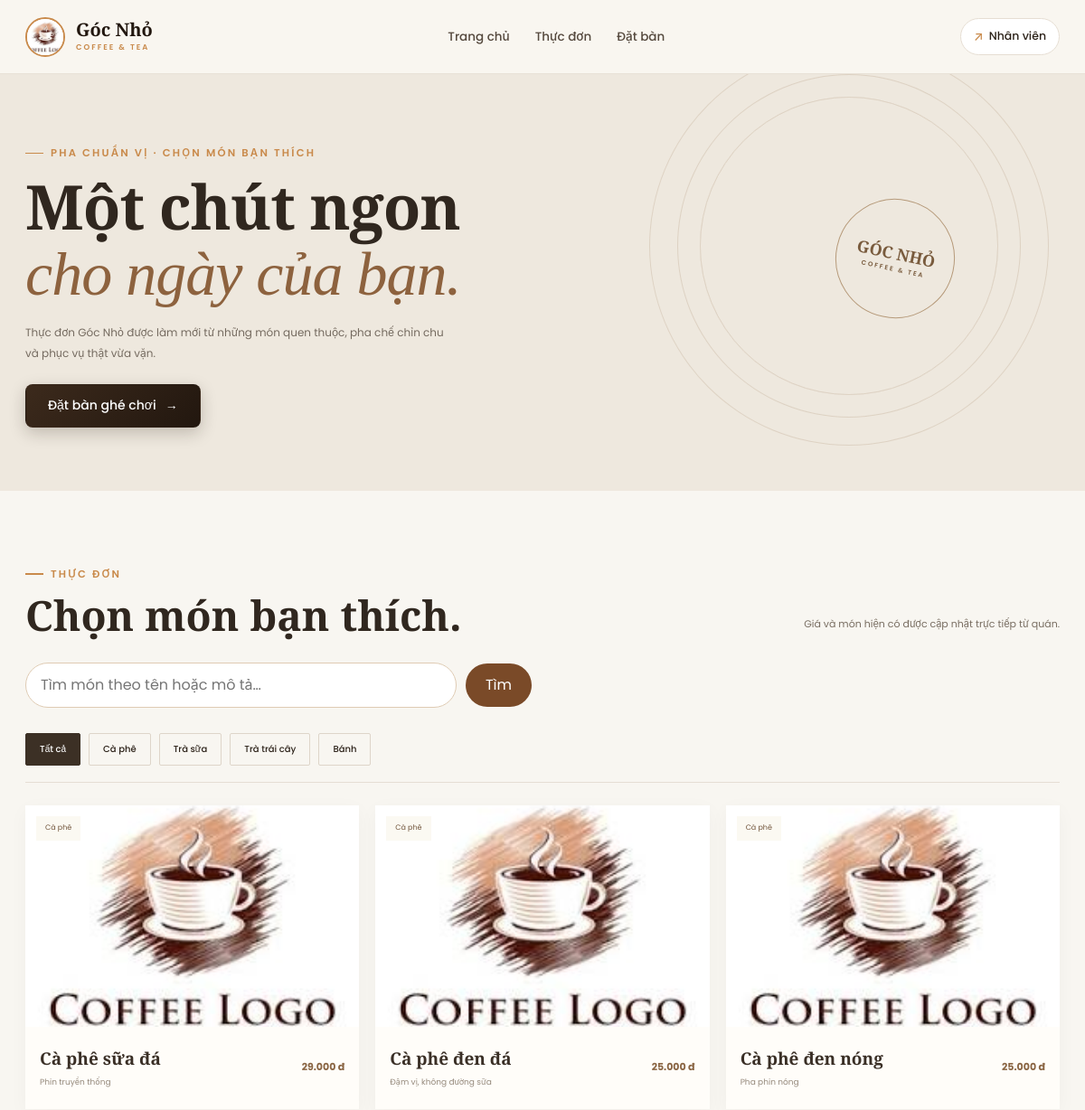
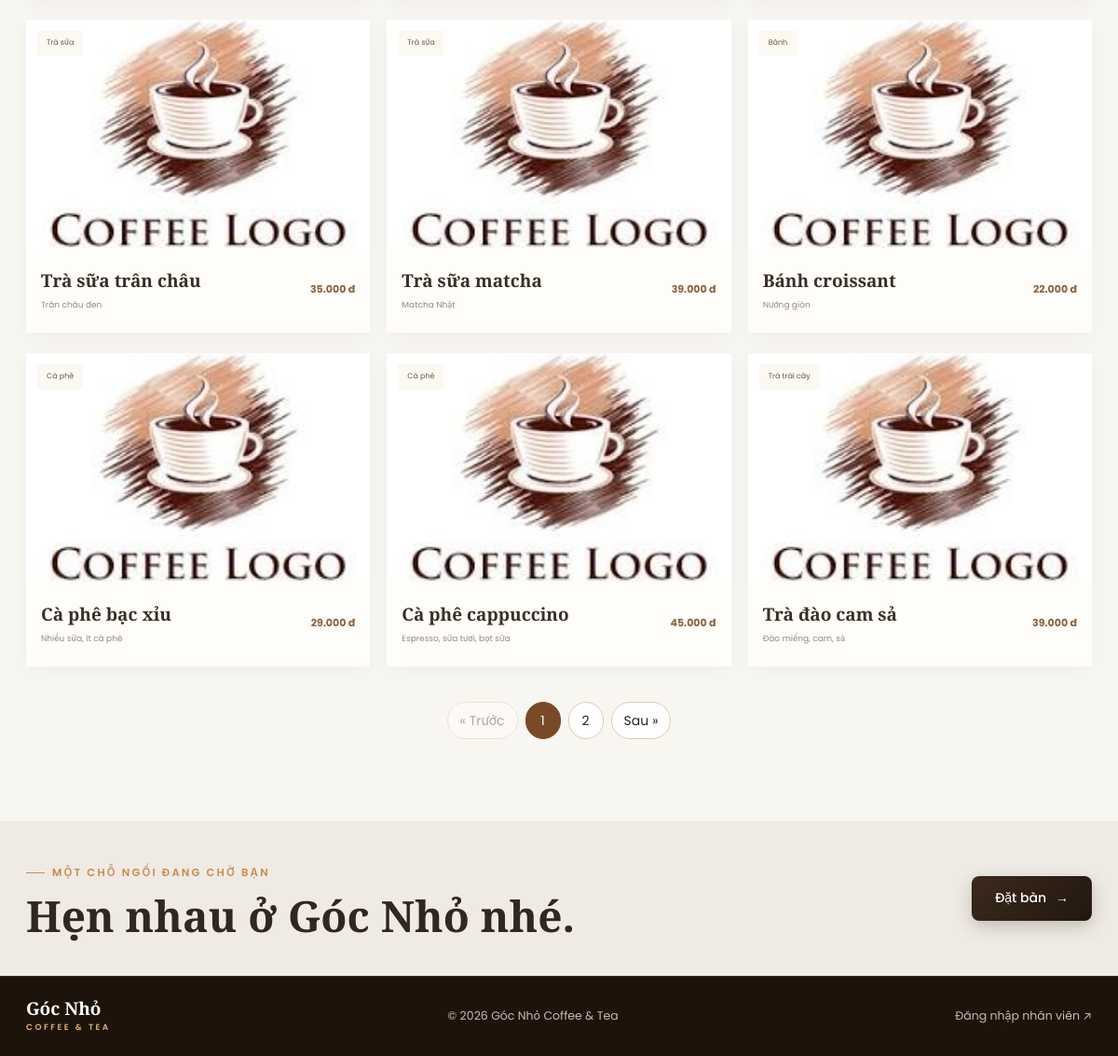
The app's page /index.php?page=public-menu with its own data (2 pictures, top to bottom).
### tables this page shows
CREATE TABLE IF NOT EXISTS categories (
  category_id INT UNSIGNED AUTO_INCREMENT PRIMARY KEY,
  category_name VARCHAR(100) NOT NULL UNIQUE,
  has_options TINYINT(1) NOT NULL DEFAULT 1
);

CREATE TABLE IF NOT EXISTS menu_items (
  item_id INT UNSIGNED AUTO_INCREMENT PRIMARY KEY,
  category_id INT UNSIGNED NOT NULL,
  item_name VARCHAR(150) NOT NULL,
  description VARCHAR(255) NULL,
  price INT UNSIGNED NOT NULL,
  image MEDIUMTEXT NULL,
  is_hidden TINYINT(1) NOT NULL DEFAULT 0,
  is_sold_out TINYINT(1) NOT NULL DEFAULT 0,
  stock INT UNSIGNED NOT NULL DEFAULT 0,
  min_stock INT UNSIGNED NOT NULL DEFAULT 10,
  UNIQUE KEY uq_cat_name (category_id, item_name),
  FOREIGN KEY (category_id) REFERENCES categories(category_id)
);

### index.php (called while the page is built, shortened)
<?php
require_once __DIR__ . '/functions.php';
$routes = array(
    'home' => 'home/index.php',
    'public-menu' => 'public-menu/index.php',
    'menu-detail' => 'menu-detail/index.php',
    'tables' => 'tables/index.php',
    'schedule' => 'schedule/index.php',
    'ops' => 'ops/index.php',
    'orders' => 'orders/index.php',
    'cashshift' => 'cashshift/index.php',
    'kitchen' => 'kitchen/index.php',
    'notify' => 'notify/index.php',
    'handover' => 'handover/index.php',
);
$page = $_GET['page'] ?? null;
$file = (is_string($page) && isset($routes[$page])) ? __DIR__ . '/pages/' . $routes[$page] : '';
$action = dirname($file) . '/action.php';
if (is_file($action)) {
    require $action;
}
require __DIR__ . '/layouts/public/header.php';
require $file;
require __DIR__ . '/layouts/public/footer.php';

### helpers/common.php (called while the page is built, shortened)
<?php
function e($value)
{
    return htmlspecialchars((string) $value, ENT_QUOTES, 'UTF-8');
}
function money($value)
{
    return number_format((float) $value, 0, ',', '.') . ' đ';
}
function get_all_settings($refresh = false)
{
    static $settings = null;
    if ($settings !== null && !$refresh) {
        return $settings;
    }
    $settings = array();
    try {
        $rows = db()->fetchAll('SELECT setting_key, setting_value FROM site_settings');
        foreach ($rows as $r) {
            $settings[$r['setting_key']] = $r['setting_value'];
        }
    } catch (\Throwable $e) {
    }
    return $settings;
}
function setting($key, $default = '')
{
    $all = get_all_settings();
    return isset($all[$key]) && $all[$key] !== '' && $all[$key] !== null ? $all[$key] : $default;
}
function brand_name()
{
    return setting('brand_name', 'Góc Nhỏ');
}
function brand_subtitle()
{
    return setting('brand_subtitle', 'Coffee & Tea');
}
function brand_full()
{
    return trim(brand_name() . ' ' . brand_subtitle());
}
function shop_logo($isAdmin = false)
{
    $logo = setting('shop_logo', 'assets/images/images.jpg');
    $cleanPath = ltrim(str_replace('../', '', $logo), '/');
    return $cleanPath;
}
function menu_item_image($item)
{
    return !empty($item['image']) ? $item['image'] : 'assets/images/images.jpg';
}

### config/database.php (called while the page is built, shortened)
<?php
$env = function ($key, $default) {
    $value = getenv($key);
    return $value === false ? $default : $value;
};
$appEnvironment = strtolower((string) $env('APP_ENV', 'local'));
$dbUser = $env('DB_USER', 'root');
$dbPassword = $env('DB_PASSWORD', '');
return array(
    'host'     => $env('DB_HOST', '127.0.0.1'),
    'port'     => (int) $env('DB_PORT', '3306'),
    'database' => $env('DB_NAME', 'coffee_shop'),
    'username' => $dbUser,
    'password' => $dbPassword,
    'charset'  => 'utf8mb4',
);

### helpers/database.php (called while the page is built)
<?php
function db()
{
    static $database = null;
    if ($database === null) {
        $config = require __DIR__ . '/../config/database.php';
        $database = new Database($config);
    }
    return $database;
}

### classes/Database.php (called while the page is built, shortened)
<?php
class Database
{
    private $connection;
    public function __construct($config)
    {
        $this->connection = new mysqli(
            $config['host'], $config['username'], $config['password'],
            $config['database'], $config['port']
        );
        $this->connection->set_charset($config['charset']);
        $this->connection->query("SET time_zone = '" . date('P') . "'");
    }
    public function run($sql, $params = array())
    {
        $stmt = $this->connection->prepare($sql);
        if ($params) {
            $types = '';
            foreach ($params as $p) { $types .= is_int($p) ? 'i' : 's'; }
            $stmt->bind_param($types, ...$params);
        }
        $stmt->execute();
        return $stmt;
    }
    public function fetchAll($sql, $params = array())
    {
        return $this->run($sql, $params)->get_result()->fetch_all(MYSQLI_ASSOC);
    }
    public function fetchOne($sql, $params = array())
    {
        $row = $this->run($sql, $params)->get_result()->fetch_assoc();
        return $row ?: null;
    }
}

### pages/public-menu/action.php (called while the page is built, shortened)
<?php
require_once __DIR__ . '/../../functions.php';
$title = 'Thực đơn | ' . brand_full();
$pmPerPage = 9;
$pmSearch = mb_substr(trim((string) ($_GET['q'] ?? '')), 0, 100, 'UTF-8');
$pmCategoryId = 0;
try {
    $pmCategories = array_values(array_filter(public_menu_category_summary(), function ($c) { return (int) $c['item_count'] > 0; }));
    if ($pmCategoryId === 0) $pmCategoryName = '';
    $pmTotal = public_menu_count($pmCategoryId, $pmSearch);
    $pmPager = paginate($pmTotal, (int) ($_GET['p'] ?? 1), $pmPerPage);
    $pmItems = public_menu_items($pmCategoryId, $pmSearch, $pmPerPage, $pmPager['offset']);
} catch (Throwable $e) {
    $pmError = 'Chưa tải được thực đơn. Vui lòng thử tải lại trang.';
}
function pm_url($category, $search, $page = 1)
{
    $q = array('page' => 'public-menu');
    if ($category !== '') $q['category'] = $category;
    return 'index.php?' . http_build_query($q);
}

### pages/public-menu/index.php (the view, shortened to what this page needs)
<header class="site-header">
    <a class="site-brand" href="index.php?page=home" aria-label="<?= e(brand_full()) ?>, trang chủ">
        <img src="<?= e(shop_logo()) ?>" alt=""><span><b><?= e(brand_name()) ?></b><small><?= e(mb_strtoupper(brand_subtitle(), "UTF-8")) ?></small></span>
    </a>
    <nav class="site-nav" aria-label="Điều hướng chính">
        <a href="index.php?page=home">Trang chủ</a>
        <a href="index.php?page=public-menu" aria-current="page">Thực đơn</a>
        <a href="index.php?page=home#booking">Đặt bàn</a>
    </nav>
    <a class="staff-login" href="admin/index.php?page=login"><span class="staff-login-icon" aria-hidden="true">↗</span><span>Nhân viên</span></a>
</header>
<main class="public-menu-main">
    <section class="public-menu-intro">
        <p class="eyebrow">PHA CHUẨN VỊ · CHỌN MÓN BẠN THÍCH</p>
        <h1>Một chút ngon<br><em>cho ngày của bạn.</em></h1>
        <p>Thực đơn <?= e(brand_name()) ?> được làm mới từ những món quen thuộc, pha chế chỉn chu và phục vụ thật vừa vặn.</p>
        <a class="button button-dark" href="index.php?page=home#booking">Đặt bàn ghé chơi <span aria-hidden="true">→</span></a>
        <div class="public-menu-stamp"><?= e(mb_strtoupper(brand_name(), "UTF-8")) ?><br><span><?= e(mb_strtoupper(brand_subtitle(), "UTF-8")) ?></span></div>
    </section>
    <section class="public-menu-list" aria-label="Danh sách thực đơn">
        <div class="public-menu-heading"><div><p class="eyebrow">THỰC ĐƠN</p><h2>Chọn món bạn thích.</h2></div><p>Giá và món hiện có được cập nhật trực tiếp từ quán.</p></div>
        <form id="menuSearchForm" class="catalog-search" role="search" method="get" action="index.php">
            <input type="search" id="menuSearch" name="q" placeholder="Tìm món theo tên hoặc mô tả…" maxlength="100" autocomplete="off" value="<?= e($pmSearch) ?>">
            <button type="submit">Tìm</button>
        </form>
        <div data-ajax-region="public-menu">
        <nav id="menuCategories" class="menu-category-tabs" aria-label="Lọc theo danh mục">
            <a class="menu-category-tab<?= $pmCategoryName === '' ? ' is-active' : '' ?>" data-ajax-link data-category="" href="<?= e(pm_url('', $pmSearch)) ?>">Tất cả</a>
            <?php foreach ($pmCategories as $c): ?>
                <a class="menu-category-tab<?= $pmCategoryName === $c['category_name'] ? ' is-active' : '' ?>" data-ajax-link data-category="<?= e($c['category_name']) ?>" href="<?= e(pm_url($c['category_name'], $pmSearch)) ?>"><?= e($c['category_name']) ?></a>
            <?php endforeach; ?>
        </nav>
        <div id="publicMenuGrid" class="public-menu-grid">
            <?php foreach ($pmItems as $item): ?>
                <?php $pmDetailUrl = 'index.php?page=menu-detail&id=' . (int) $item['item_id']; ?>
                <article class="public-menu-card"><a class="public-menu-photo-link" href="<?= e($pmDetailUrl) ?>" aria-label="Xem chi tiết <?= e($item['item_name']) ?>"><div class="public-menu-photo"><img src="<?= e(menu_item_image($item)) ?>" alt="<?= e($item['item_name']) ?>" loading="lazy"><span><?= e($item['category_name']) ?></span></div></a><div class="public-menu-card-body"><div><h3><a href="<?= e($pmDetailUrl) ?>"><?= e($item['item_name']) ?></a></h3><p><?= e($item['description'] ?? '') ?></p></div><strong><?= e(money($item['price'])) ?></strong></div></article>
            <?php endforeach; ?>
        </div>
        <div id="menuPagination"><?= render_pagination($pmPager['page'], $pmPager['pages'], array('page' => 'public-menu') + ($pmCategoryName !== '' ? array('category' => $pmCategoryName) : array()) + ($pmSearch !== '' ? array('q' => $pmSearch) : array())) ?></div>
        </div>
    </section>
    <section class="menu-booking-banner"><div><p class="eyebrow">MỘT CHỖ NGỒI ĐANG CHỜ BẠN</p><h2>Hẹn nhau ở <?= e(brand_name()) ?> nhé.</h2></div><a class="button button-dark" href="index.php?page=home#booking">Đặt bàn <span aria-hidden="true">→</span></a></section>
</main>
<footer class="site-footer"><a class="footer-brand" href="index.php?page=home"><?= e(brand_name()) ?> <small><?= e(mb_strtoupper(brand_subtitle(), "UTF-8")) ?></small></a><span>© <?= date('Y') ?> <?= e(brand_full()) ?></span><a href="admin/index.php?page=login">Đăng nhập nhân viên <span aria-hidden="true">↗</span></a></footer>

### assets/css/style.css (style rules this page uses)
html, body { height: 100%; margin: 0; overflow: hidden; }
body { display: flex; }

### assets/css/public-menu.css (style rules this page uses)
body.public-menu-page { background: #f8f6f1; }
.public-menu-intro { position: relative; min-height: 340px; padding: 70px max(28px, calc((100% - 1160px)/2)); overflow: hidden; background: #eee8de; }
.public-menu-intro::after { position: absolute; content: ''; width: 330px; height: 330px; right: max(8%, calc((100% - 1060px)/2)); top: 25px; border: 1px solid #d7c9b8; border-radius: 50%; box-shadow: 0 0 0 24px #eee8de, 0 0 0 25px #d7c9b8, 0 0 0 55px #eee8de, 0 0 0 56px #d7c9b8; opacity: .7; }
.public-menu-intro .eyebrow,.public-menu-intro h1,.public-menu-intro>p:not(.eyebrow),.public-menu-intro .button { position: relative; z-index: 1; }
.public-menu-intro h1 { margin: 0; color: #30271f; font: 600 clamp(44px, 6vw, 68px)/1.05 'Playfair Display', Georgia, serif; letter-spacing: -1px; }
.public-menu-intro h1 em { color: #8d623e; font-weight: 500; }
.public-menu-intro>p:not(.eyebrow) { max-width: 475px; margin: 18px 0 22px; color: #756b60; font-size: 12px; line-height: 1.9; }
.public-menu-stamp { position: absolute; z-index: 1; top: 138px; right: max(12%, calc((100% - 970px)/2)); width: 132px; height: 132px; display: grid; place-content: center; border: 1px solid #b69a7a; border-radius: 50%; color: #795b3d; text-align: center; font: 600 18px/1.3 'Playfair Display',serif; transform: rotate(12deg); }
.public-menu-stamp span { font: 600 7px 'Poppins',sans-serif; letter-spacing: 2px; }
.public-menu-list { width: min(1160px, calc(100% - 56px)); margin: auto; padding: 75px 0 88px; }
.public-menu-heading { display: flex; align-items: end; justify-content: space-between; gap: 25px; }
.public-menu-heading .eyebrow { margin-bottom: 10px; }
.public-menu-heading h2,.menu-booking-banner h2 { margin: 0; color: #30271f; font: 600 clamp(34px,4vw,46px)/1.15 'Playfair Display',Georgia,serif; }
.public-menu-heading>p { max-width: 300px; margin: 0 0 6px; color: #796e62; font-size: 11px; line-height: 1.8; }
.menu-category-tabs { display: flex; flex-wrap: wrap; gap: 9px; margin: 28px 0 25px; padding-bottom: 18px; border-bottom: 1px solid #e5ded4; }
.menu-category-tab { padding: 9px 15px; border: 1px solid #ded5c9; border-radius: 2px; background: transparent; color: #716456; font: 500 10px 'Poppins',sans-serif; cursor: pointer; }
.menu-category-tab:hover,.menu-category-tab.is-active { border-color: #3c3025; background: #3c3025; color: #fff; }
.public-menu-grid { display: grid; grid-template-columns: repeat(3,minmax(0,1fr)); gap: 22px 18px; }
.public-menu-card { min-width: 0; overflow: hidden; background: #fffdf9; box-shadow: 0 5px 20px #37271909; }
.public-menu-photo { position: relative; height: 245px; overflow: hidden; background: #e4d1ba; }
.public-menu-photo img { width: 100%; height: 100%; display: block; object-fit: cover; transition: transform .4s; }
.public-menu-photo>span { position: absolute; top: 12px; left: 12px; padding: 7px 10px; background: #fbf9f2ef; color: #73573e; font-size: 8px; }
.public-menu-card-body { min-height: 91px; padding: 15px 16px; display: flex; justify-content: space-between; align-items: center; gap: 12px; }
.public-menu-card h3 { margin: 0; color: #3a2f26; font: 600 19px 'Playfair Display',serif; }
.public-menu-card p { margin: 6px 0 0; color: #95897c; font-size: 9px; }
.public-menu-card strong { flex: 0 0 auto; color: #896442; font-size: 11px; }
.menu-booking-banner { padding: 38px max(28px, calc((100% - 1160px)/2)); display: flex; justify-content: space-between; align-items: center; gap: 24px; background: #efebe4; }
.menu-booking-banner .eyebrow { margin-bottom: 10px; }
.catalog-search { display:flex;flex-wrap:wrap;gap:10px;align-items:center;margin:26px 0 0;max-width:560px }
.catalog-search input[type=search] { flex:1 1 240px;min-width:0;padding:11px 16px;border:1px solid #dfcbb3;border-radius:999px;background:#fff;color:#33251c;font:inherit }
.catalog-search button { padding:11px 22px;border:0;border-radius:999px;background:#7a4a28;color:#fff;font:inherit;cursor:pointer }
.public-menu-photo-link { display: block; color: inherit; text-decoration: none; }
.public-menu-card h3 a { color: inherit; text-decoration: none; }

### records on screen
categories: category_name "Cà phê"
categories: category_name "Trà sữa"
categories: category_name "Trà trái cây"
categories: category_name "Bánh"
menu_items: category.category_name "Cà phê", item_name "Cà phê sữa đá", description "Phin truyền thống", price "29.000 đ"
menu_items: category.category_name "Cà phê", item_name "Cà phê đen đá", description "Đậm vị, không đường sữa", price "25.000 đ"
menu_items: category.category_name "Cà phê", item_name "Cà phê đen nóng", description "Pha phin nóng", price "25.000 đ"
menu_items: category.category_name "Trà sữa", item_name "Trà sữa trân châu", description "Trân châu đen", price "35.000 đ"
menu_items: category.category_name "Trà sữa", item_name "Trà sữa matcha", description "Matcha Nhật", price "39.000 đ"
menu_items: category.category_name "Bánh", item_name "Bánh croissant", description "Nướng giòn", price "22.000 đ"
menu_items: category.category_name "Cà phê", item_name "Cà phê bạc xỉu", description "Nhiều sữa, ít cà phê", price "29.000 đ"
menu_items: category.category_name "Cà phê", item_name "Cà phê cappuccino", description "Espresso, sữa tươi, bọt sữa", price "45.000 đ"
menu_items: category.category_name "Trà trái cây", item_name "Trà đào cam sả", description "Đào miếng, cam, sả", price "39.000 đ"

### other values on screen
brand_name() "Góc Nhỏ"
mb_strtoupper(brand_subtitle(), "UTF-8") "COFFEE & TEA"
mb_strtoupper(brand_name(), "UTF-8") "GÓC NHỎ"
$n "1"
$n "2"
brand_full() "Góc Nhỏ Coffee & Tea"
